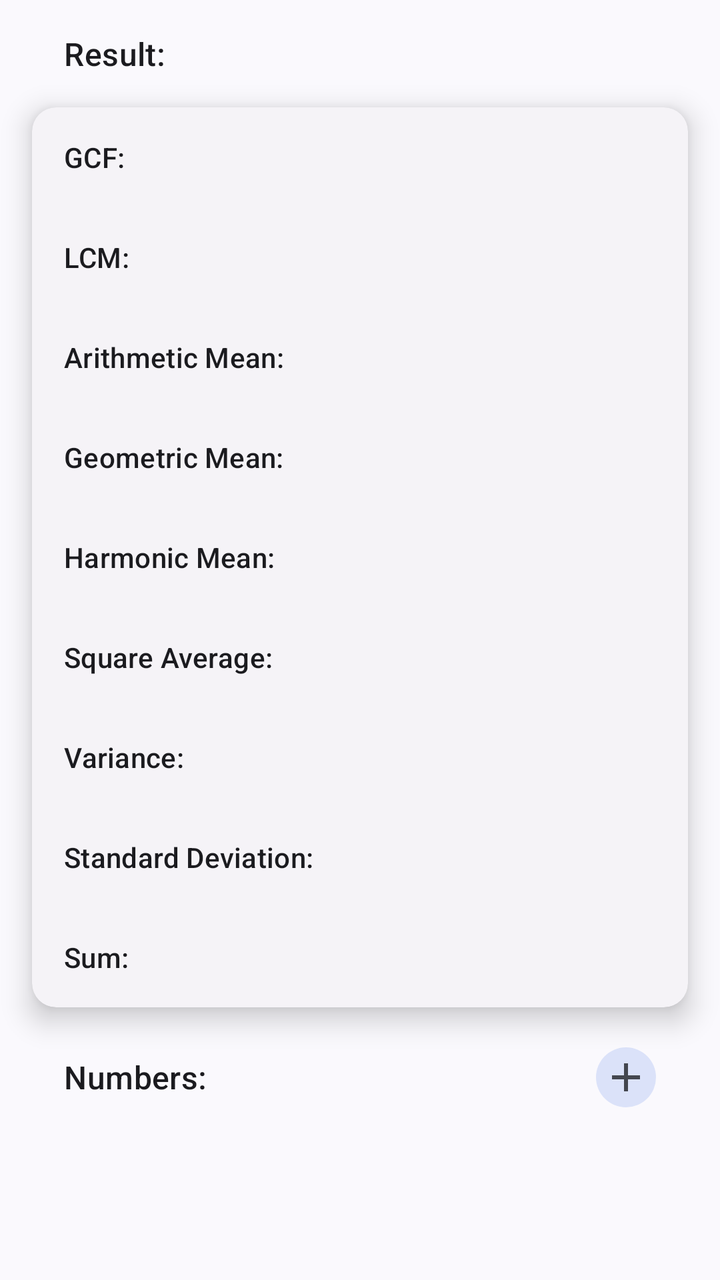
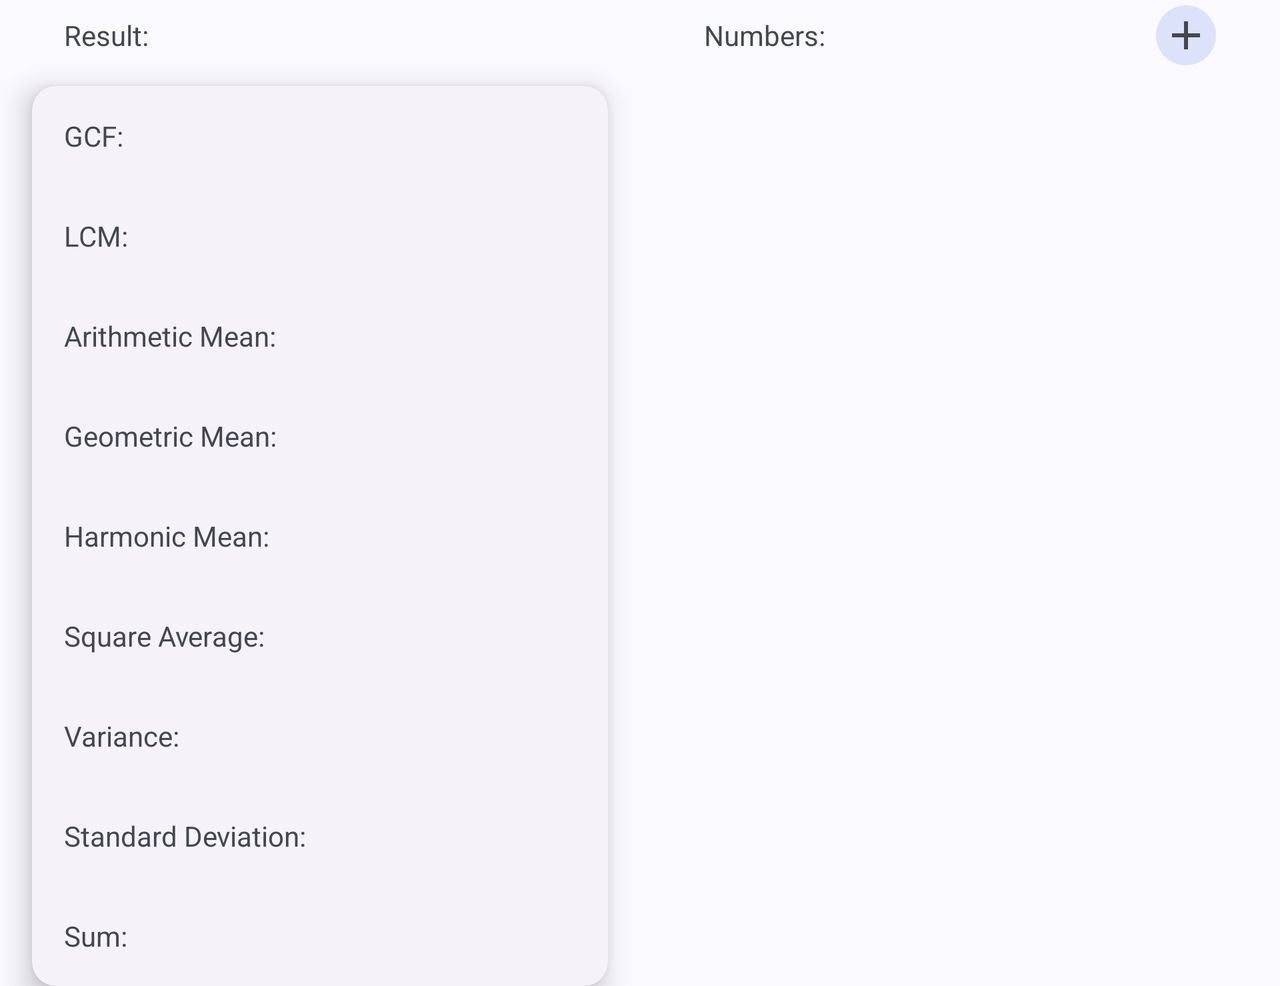

The same Android screen from two of the app's own layout files: first res/layout/ as a phone draws it, then the repository's variant for another configuration, drawn on a device whose configuration selects that folder. Both files follow.
<!-- AndroidManifest.xml: application theme AppTheme -->
<!-- res/layout/activity_statistic.xml -->
<?xml version="1.0" encoding="utf-8"?>
<androidx.core.widget.NestedScrollView xmlns:android="http://schemas.android.com/apk/res/android"
    xmlns:app="http://schemas.android.com/apk/res-auto"
    xmlns:tools="http://schemas.android.com/tools"
    android:id="@+id/parent"
    android:layout_width="match_parent"
    android:layout_height="match_parent"
    android:fillViewport="true"
    tools:context=".main.toolbox.functions.algebra.StatisticsActivity">

    <androidx.constraintlayout.widget.ConstraintLayout
        android:layout_width="match_parent"
        android:layout_height="match_parent">

        <TextView
            android:id="@+id/tv_res"
            android:layout_width="wrap_content"
            android:layout_height="wrap_content"
            android:layout_marginStart="32dp"
            android:layout_marginTop="16dp"
            android:text="@string/result"
            android:textAppearance="@style/TextAppearance.Material3.TitleMedium"
            app:layout_constraintBottom_toTopOf="@+id/materialCardView"
            app:layout_constraintStart_toStartOf="parent"
            app:layout_constraintTop_toTopOf="parent" />

        <com.google.android.material.card.MaterialCardView
            android:id="@+id/materialCardView"
            style="@style/Widget.Material3.CardView.Elevated"
            android:layout_width="0dp"
            android:layout_height="wrap_content"
            android:layout_marginHorizontal="16dp"
            android:layout_marginTop="16dp"
            app:cardElevation="8dp"
            app:layout_constraintEnd_toEndOf="parent"
            app:layout_constraintStart_toStartOf="parent"
            app:layout_constraintTop_toBottomOf="@+id/tv_res"
            app:layout_constraintWidth_max="600dp">

            <LinearLayout
                android:layout_width="match_parent"
                android:layout_height="wrap_content"
                android:orientation="vertical"
                android:paddingHorizontal="8dp">

                <LinearLayout
                    android:layout_width="match_parent"
                    android:layout_height="50dp"
                    android:layout_weight="1"
                    android:orientation="horizontal"
                    android:paddingHorizontal="8dp">

                    <TextView
                        android:layout_width="wrap_content"
                        android:layout_height="match_parent"
                        android:gravity="center_vertical"
                        android:text="@string/gcd"
                        android:textAppearance="@style/TextAppearance.Material3.TitleSmall" />

                    <TextView
                        android:id="@+id/gcd"
                        android:layout_width="match_parent"
                        android:layout_height="match_parent"
                        android:gravity="end|center_vertical"
                        android:textIsSelectable="true" />
                </LinearLayout>

                <LinearLayout
                    android:layout_width="match_parent"
                    android:layout_height="50dp"
                    android:layout_weight="1"
                    android:orientation="horizontal"
                    android:paddingHorizontal="8dp">

                    <TextView
                        android:layout_width="wrap_content"
                        android:layout_height="match_parent"
                        android:gravity="center_vertical"
                        android:text="@string/lcm"
                        android:textAppearance="@style/TextAppearance.Material3.TitleSmall" />

                    <TextView
                        android:id="@+id/lcm"
                        android:layout_width="match_parent"
                        android:layout_height="match_parent"
                        android:gravity="end|center_vertical"
                        android:textIsSelectable="true" />
                </LinearLayout>

                <LinearLayout
                    android:layout_width="match_parent"
                    android:layout_height="50dp"
                    android:layout_weight="1"
                    android:orientation="horizontal"
                    android:paddingHorizontal="8dp">

                    <TextView
                        android:layout_width="wrap_content"
                        android:layout_height="match_parent"
                        android:gravity="center_vertical"
                        android:text="@string/avg0"
                        android:textAppearance="@style/TextAppearance.Material3.TitleSmall" />

                    <TextView
                        android:id="@+id/avg0"
                        android:layout_width="match_parent"
                        android:layout_height="match_parent"
                        android:gravity="end|center_vertical"
                        android:textIsSelectable="true" />
                </LinearLayout>

                <LinearLayout
                    android:layout_width="match_parent"
                    android:layout_height="50dp"
                    android:layout_weight="1"
                    android:orientation="horizontal"
                    android:paddingHorizontal="8dp">

                    <TextView
                        android:layout_width="wrap_content"
                        android:layout_height="match_parent"
                        android:gravity="center_vertical"
                        android:text="@string/avg1"
                        android:textAppearance="@style/TextAppearance.Material3.TitleSmall" />

                    <TextView
                        android:id="@+id/avg1"
                        android:layout_width="match_parent"
                        android:layout_height="match_parent"
                        android:gravity="end|center_vertical"
                        android:textIsSelectable="true" />
                </LinearLayout>

                <LinearLayout
                    android:layout_width="match_parent"
                    android:layout_height="50dp"
                    android:layout_weight="1"
                    android:orientation="horizontal"
                    android:paddingHorizontal="8dp">

                    <TextView
                        android:layout_width="wrap_content"
                        android:layout_height="match_parent"
                        android:gravity="center_vertical"
                        android:text="@string/avg2"
                        android:textAppearance="@style/TextAppearance.Material3.TitleSmall" />

                    <TextView
                        android:id="@+id/avg2"
                        android:layout_width="match_parent"
                        android:layout_height="match_parent"
                        android:gravity="end|center_vertical"
                        android:textIsSelectable="true" />
                </LinearLayout>

                <LinearLayout
                    android:layout_width="match_parent"
                    android:layout_height="50dp"
                    android:layout_weight="1"
                    android:orientation="horizontal"
                    android:paddingHorizontal="8dp">

                    <TextView
                        android:layout_width="wrap_content"
                        android:layout_height="match_parent"
                        android:gravity="center_vertical"
                        android:text="@string/avg3"
                        android:textAppearance="@style/TextAppearance.Material3.TitleSmall" />

                    <TextView
                        android:id="@+id/avg3"
                        android:layout_width="match_parent"
                        android:layout_height="match_parent"
                        android:gravity="end|center_vertical"
                        android:textIsSelectable="true" />
                </LinearLayout>

                <LinearLayout
                    android:layout_width="match_parent"
                    android:layout_height="50dp"
                    android:layout_weight="1"
                    android:orientation="horizontal"
                    android:paddingHorizontal="8dp">

                    <TextView
                        android:layout_width="wrap_content"
                        android:layout_height="match_parent"
                        android:gravity="center_vertical"
                        android:text="@string/diff0"
                        android:textAppearance="@style/TextAppearance.Material3.TitleSmall" />

                    <TextView
                        android:id="@+id/diff0"
                        android:layout_width="match_parent"
                        android:layout_height="match_parent"
                        android:gravity="end|center_vertical"
                        android:textIsSelectable="true" />
                </LinearLayout>

                <LinearLayout
                    android:layout_width="match_parent"
                    android:layout_height="50dp"
                    android:layout_weight="1"
                    android:orientation="horizontal"
                    android:paddingHorizontal="8dp">

                    <TextView
                        android:layout_width="wrap_content"
                        android:layout_height="match_parent"
                        android:gravity="center_vertical"
                        android:text="@string/diff1"
                        android:textAppearance="@style/TextAppearance.Material3.TitleSmall" />

                    <TextView
                        android:id="@+id/diff1"
                        android:layout_width="match_parent"
                        android:layout_height="match_parent"
                        android:gravity="end|center_vertical"
                        android:textIsSelectable="true" />
                </LinearLayout>

                <LinearLayout
                    android:layout_width="match_parent"
                    android:layout_height="50dp"
                    android:layout_weight="1"
                    android:orientation="horizontal"
                    android:paddingHorizontal="8dp">

                    <TextView
                        android:layout_width="wrap_content"
                        android:layout_height="match_parent"
                        android:gravity="center_vertical"
                        android:text="@string/sum"
                        android:textAppearance="@style/TextAppearance.Material3.TitleSmall" />

                    <TextView
                        android:id="@+id/sum"
                        android:layout_width="match_parent"
                        android:layout_height="match_parent"
                        android:gravity="end|center_vertical"
                        android:textIsSelectable="true" />
                </LinearLayout>
            </LinearLayout>

        </com.google.android.material.card.MaterialCardView>

        <TextView
            android:id="@+id/tv_num"
            android:layout_width="wrap_content"
            android:layout_height="wrap_content"
            android:layout_marginStart="32dp"
            android:layout_marginTop="24dp"
            android:text="@string/numbers"
            android:textAppearance="@style/TextAppearance.Material3.TitleMedium"
            app:layout_constraintStart_toStartOf="parent"
            app:layout_constraintTop_toBottomOf="@+id/materialCardView" />

        <ImageButton
            android:id="@+id/bt_add"
            android:layout_width="wrap_content"
            android:layout_height="wrap_content"
            android:layout_marginEnd="32dp"
            android:background="@android:color/transparent"
            android:contentDescription="@string/addNumber"
            android:src="@drawable/combined_drawable_add"
            app:layout_constraintBottom_toBottomOf="@+id/tv_num"
            app:layout_constraintEnd_toEndOf="parent"
            app:layout_constraintTop_toTopOf="@+id/tv_num" />

        <androidx.recyclerview.widget.RecyclerView
            android:id="@+id/recycler_view"
            android:layout_width="0dp"
            android:layout_height="wrap_content"
            android:layout_marginHorizontal="8dp"
            android:layout_marginVertical="16dp"
            android:nestedScrollingEnabled="true"
            app:layout_constraintEnd_toEndOf="parent"
            app:layout_constraintStart_toStartOf="parent"
            app:layout_constraintTop_toBottomOf="@+id/tv_num"
            app:layout_constraintWidth_max="600dp" />

    </androidx.constraintlayout.widget.ConstraintLayout>

</androidx.core.widget.NestedScrollView>
<!-- resources referenced by this layout -->
<resources>
  <!-- drawable combined_drawable_add (drawable) -->
  <?xml version="1.0" encoding="utf-8"?>
  <layer-list xmlns:android="http://schemas.android.com/apk/res/android">
      <item android:drawable="@drawable/circle_background" />
      <item
          android:drawable="@drawable/add_icon"
          android:gravity="center"
          android:width="24dp"
          android:height="24dp" />
  </layer-list>
  <string name="addNumber">Add Number:</string>
  <string name="avg0">Arithmetic Mean:</string>
  <string name="avg1">Geometric Mean:</string>
  <string name="avg2">Harmonic Mean:</string>
  <string name="avg3">Square Average:</string>
  <string name="diff0">Variance:</string>
  <string name="diff1">Standard Deviation:</string>
  <string name="gcd">GCF:</string>
  <string name="lcm">LCM:</string>
  <string name="numbers">Numbers:</string>
  <string name="result">Result:</string>
  <string name="sum">Sum:</string>
  <style name="AppTheme" parent="Theme.Material3.DynamicColors.DayNight">
          <item name="android:windowSplashScreenBackground" tools:targetApi="s">@color/background
          </item>
          <item name="android:windowContentTransitions">true</item>
          <item name="android:hardwareAccelerated">true</item>
          <item name="drawerArrowStyle">@style/DrawerArrow</item>
          <item name="actionOverflowMenuStyle">@style/MyActionMenuOverflow</item>
      </style>
  <!-- drawable circle_background (drawable) -->
  <?xml version="1.0" encoding="utf-8"?>
  <shape xmlns:android="http://schemas.android.com/apk/res/android"
      android:shape="oval">
      <size
          android:width="30dp"
          android:height="30dp" />
      <solid android:color="?colorSecondaryContainer" /> 
  </shape>
  <!-- drawable add_icon (drawable) -->
  <vector xmlns:android="http://schemas.android.com/apk/res/android"
      android:width="24dp"
      android:height="24dp"
      android:tint="?colorOnSurfaceVariant"
      android:viewportWidth="24"
      android:viewportHeight="24">
      <path
          android:fillColor="@android:color/white"
          android:pathData="M19,13h-6v6h-2v-6H5v-2h6V5h2v6h6v2z" />
  </vector>
  <color name="background">#FEFEFE</color>
  <style name="DrawerArrow" parent="Widget.AppCompat.DrawerArrowToggle">
          <item name="spinBars">true</item>
          <item name="color">?colorOnSurface</item>
      </style>
  <style name="MyActionMenuOverflow" parent="Widget.Material3.PopupMenu">
          <item name="android:popupBackground">@drawable/popmenu_background</item>
      </style>
  <!-- drawable popmenu_background (drawable) -->
  <?xml version="1.0" encoding="utf-8"?>
  <shape xmlns:android="http://schemas.android.com/apk/res/android">
      <solid android:color="?colorSecondaryContainer" />
      <corners
          android:radius="16dp" />
      <padding
          android:bottom="8dp"
          android:left="5dp"
          android:right="0dp"
          android:top="8dp" />
  </shape>
</resources>
<!-- res/layout-land/activity_statistic.xml (the repository's variant of the layout above) -->
<!-- drawn on the phone turned sideways -->
<?xml version="1.0" encoding="utf-8"?>
<androidx.core.widget.NestedScrollView xmlns:android="http://schemas.android.com/apk/res/android"
    xmlns:app="http://schemas.android.com/apk/res-auto"
    xmlns:tools="http://schemas.android.com/tools"
    android:id="@+id/parent"
    android:layout_width="match_parent"
    android:layout_height="match_parent"
    android:fillViewport="true"
    android:orientation="vertical"
    tools:context=".main.toolbox.functions.algebra.StatisticsActivity">

    <androidx.constraintlayout.widget.ConstraintLayout
        android:layout_width="match_parent"
        android:layout_height="match_parent">

        <TextView
            android:id="@+id/tv_res"
            android:layout_width="wrap_content"
            android:layout_height="wrap_content"
            android:layout_marginStart="32dp"
            android:layout_marginTop="8dp"
            android:text="@string/result"
            app:layout_constraintBottom_toTopOf="@+id/materialCardView"
            app:layout_constraintStart_toStartOf="parent"
            app:layout_constraintTop_toTopOf="parent" />

        <com.google.android.material.card.MaterialCardView
            android:id="@+id/materialCardView"
            style="@style/Widget.Material3.CardView.Elevated"
            android:layout_width="0dp"
            android:layout_height="wrap_content"
            android:layout_marginHorizontal="16dp"
            android:layout_marginTop="16dp"
            app:cardElevation="8dp"
            app:layout_constraintEnd_toStartOf="@+id/guideline4"
            app:layout_constraintStart_toStartOf="parent"
            app:layout_constraintTop_toBottomOf="@+id/tv_res">

            <LinearLayout
                android:layout_width="match_parent"
                android:layout_height="wrap_content"
                android:orientation="vertical"
                android:paddingHorizontal="8dp">

                <LinearLayout
                    android:layout_width="match_parent"
                    android:layout_height="50dp"
                    android:layout_weight="1"
                    android:orientation="horizontal"
                    android:paddingHorizontal="8dp">

                    <TextView
                        android:layout_width="wrap_content"
                        android:layout_height="match_parent"
                        android:gravity="center_vertical"
                        android:text="@string/gcd" />

                    <TextView
                        android:id="@+id/gcd"
                        android:layout_width="match_parent"
                        android:layout_height="match_parent"
                        android:gravity="end|center_vertical"
                        android:textIsSelectable="true" />
                </LinearLayout>

                <LinearLayout
                    android:layout_width="match_parent"
                    android:layout_height="50dp"
                    android:layout_weight="1"
                    android:orientation="horizontal"
                    android:paddingHorizontal="8dp">

                    <TextView
                        android:layout_width="wrap_content"
                        android:layout_height="match_parent"
                        android:gravity="center_vertical"
                        android:text="@string/lcm" />

                    <TextView
                        android:id="@+id/lcm"
                        android:layout_width="match_parent"
                        android:layout_height="match_parent"
                        android:gravity="end|center_vertical"
                        android:textIsSelectable="true" />
                </LinearLayout>

                <LinearLayout
                    android:layout_width="match_parent"
                    android:layout_height="50dp"
                    android:layout_weight="1"
                    android:orientation="horizontal"
                    android:paddingHorizontal="8dp">

                    <TextView
                        android:layout_width="wrap_content"
                        android:layout_height="match_parent"
                        android:gravity="center_vertical"
                        android:text="@string/avg0" />

                    <TextView
                        android:id="@+id/avg0"
                        android:layout_width="match_parent"
                        android:layout_height="match_parent"
                        android:gravity="end|center_vertical"
                        android:textIsSelectable="true" />
                </LinearLayout>

                <LinearLayout
                    android:layout_width="match_parent"
                    android:layout_height="50dp"
                    android:layout_weight="1"
                    android:orientation="horizontal"
                    android:paddingHorizontal="8dp">

                    <TextView
                        android:layout_width="wrap_content"
                        android:layout_height="match_parent"
                        android:gravity="center_vertical"
                        android:text="@string/avg1" />

                    <TextView
                        android:id="@+id/avg1"
                        android:layout_width="match_parent"
                        android:layout_height="match_parent"
                        android:gravity="end|center_vertical"
                        android:textIsSelectable="true" />
                </LinearLayout>

                <LinearLayout
                    android:layout_width="match_parent"
                    android:layout_height="50dp"
                    android:layout_weight="1"
                    android:orientation="horizontal"
                    android:paddingHorizontal="8dp">

                    <TextView
                        android:layout_width="wrap_content"
                        android:layout_height="match_parent"
                        android:gravity="center_vertical"
                        android:text="@string/avg2" />

                    <TextView
                        android:id="@+id/avg2"
                        android:layout_width="match_parent"
                        android:layout_height="match_parent"
                        android:gravity="end|center_vertical"
                        android:textIsSelectable="true" />
                </LinearLayout>

                <LinearLayout
                    android:layout_width="match_parent"
                    android:layout_height="50dp"
                    android:layout_weight="1"
                    android:orientation="horizontal"
                    android:paddingHorizontal="8dp">

                    <TextView
                        android:layout_width="wrap_content"
                        android:layout_height="match_parent"
                        android:gravity="center_vertical"
                        android:text="@string/avg3" />

                    <TextView
                        android:id="@+id/avg3"
                        android:layout_width="match_parent"
                        android:layout_height="match_parent"
                        android:gravity="end|center_vertical"
                        android:textIsSelectable="true" />
                </LinearLayout>

                <LinearLayout
                    android:layout_width="match_parent"
                    android:layout_height="50dp"
                    android:layout_weight="1"
                    android:orientation="horizontal"
                    android:paddingHorizontal="8dp">

                    <TextView
                        android:layout_width="wrap_content"
                        android:layout_height="match_parent"
                        android:gravity="center_vertical"
                        android:text="@string/diff0" />

                    <TextView
                        android:id="@+id/diff0"
                        android:layout_width="match_parent"
                        android:layout_height="match_parent"
                        android:gravity="end|center_vertical"
                        android:textIsSelectable="true" />
                </LinearLayout>

                <LinearLayout
                    android:layout_width="match_parent"
                    android:layout_height="50dp"
                    android:layout_weight="1"
                    android:orientation="horizontal"
                    android:paddingHorizontal="8dp">

                    <TextView
                        android:layout_width="wrap_content"
                        android:layout_height="match_parent"
                        android:gravity="center_vertical"
                        android:text="@string/diff1" />

                    <TextView
                        android:id="@+id/diff1"
                        android:layout_width="match_parent"
                        android:layout_height="match_parent"
                        android:gravity="end|center_vertical"
                        android:textIsSelectable="true" />
                </LinearLayout>

                <LinearLayout
                    android:layout_width="match_parent"
                    android:layout_height="50dp"
                    android:layout_weight="1"
                    android:orientation="horizontal"
                    android:paddingHorizontal="8dp">

                    <TextView
                        android:layout_width="wrap_content"
                        android:layout_height="match_parent"
                        android:gravity="center_vertical"
                        android:text="@string/sum" />

                    <TextView
                        android:id="@+id/sum"
                        android:layout_width="match_parent"
                        android:layout_height="match_parent"
                        android:gravity="end|center_vertical"
                        android:textIsSelectable="true" />
                </LinearLayout>
            </LinearLayout>

        </com.google.android.material.card.MaterialCardView>

        <TextView
            android:id="@+id/tv_num"
            android:layout_width="wrap_content"
            android:layout_height="wrap_content"
            android:layout_marginStart="32dp"
            android:layout_marginTop="8dp"
            android:text="@string/numbers"
            app:layout_constraintStart_toStartOf="@+id/guideline4"
            app:layout_constraintTop_toTopOf="parent" />

        <ImageButton
            android:id="@+id/bt_add"
            android:layout_width="wrap_content"
            android:layout_height="wrap_content"
            android:layout_marginEnd="32dp"
            android:background="@android:color/transparent"
            android:contentDescription="@string/addNumber"
            android:src="@drawable/combined_drawable_add"
            app:layout_constraintBottom_toBottomOf="@+id/tv_num"
            app:layout_constraintEnd_toEndOf="parent"
            app:layout_constraintTop_toTopOf="@+id/tv_num" />

        <androidx.recyclerview.widget.RecyclerView
            android:id="@+id/recycler_view"
            android:layout_width="0dp"
            android:layout_height="wrap_content"
            android:layout_marginHorizontal="8dp"
            android:layout_marginVertical="16dp"
            android:nestedScrollingEnabled="true"
            app:layout_constraintEnd_toEndOf="parent"
            app:layout_constraintStart_toStartOf="@+id/guideline4"
            app:layout_constraintTop_toBottomOf="@+id/tv_num" />

        <androidx.constraintlayout.widget.Guideline
            android:id="@+id/guideline4"
            android:layout_width="wrap_content"
            android:layout_height="wrap_content"
            android:orientation="vertical"
            app:layout_constraintGuide_percent="0.5" />

    </androidx.constraintlayout.widget.ConstraintLayout>

</androidx.core.widget.NestedScrollView>
